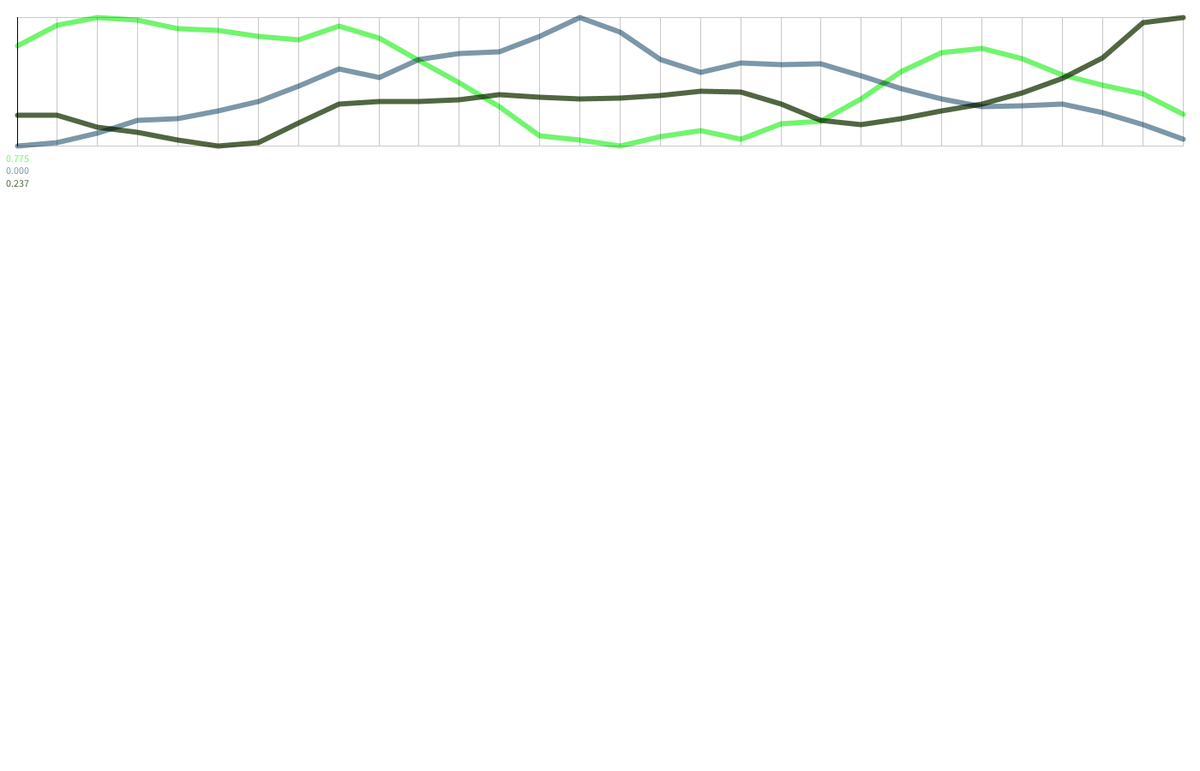
Frame 1 (no input)
Frame 60 (the mouse pressed at the canvas centre just before this capture): identical to frame 1, image omitted
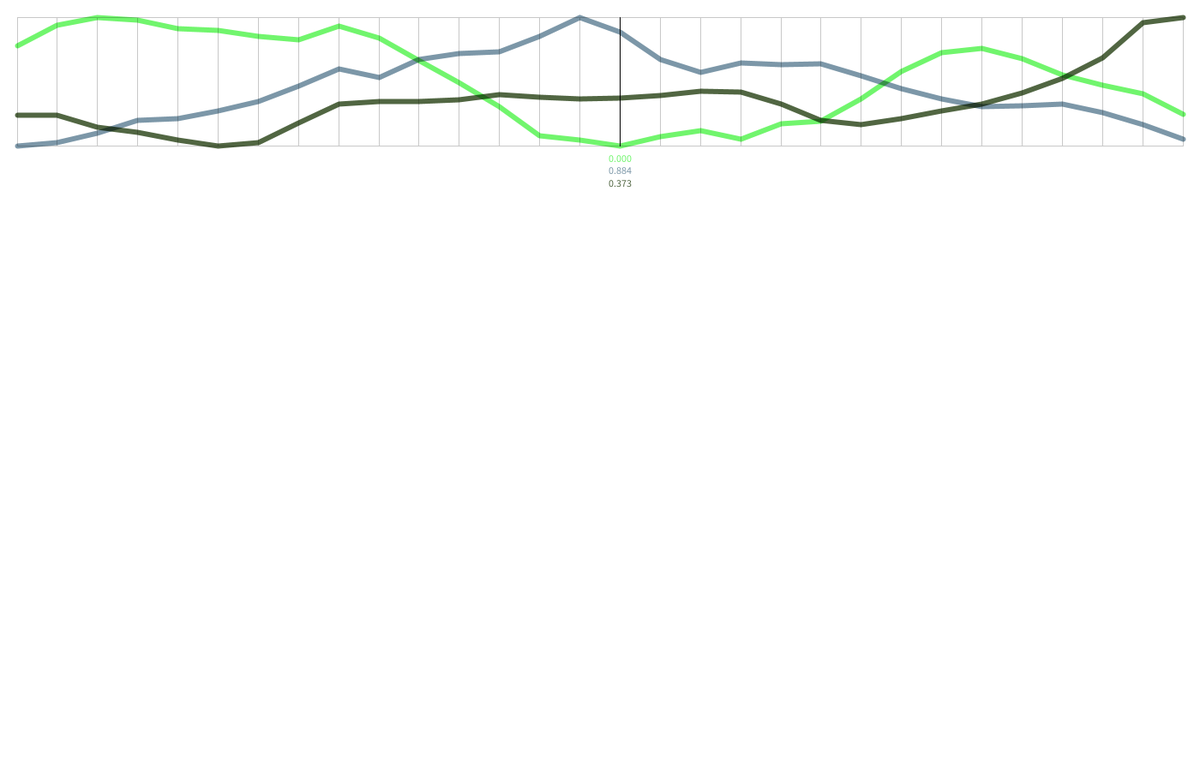
Frame 120 (the mouse held since frame 60 and released just before this capture)

The Processing sketch that drew these frames (run headless with seeded random() and noise(); from frame 60 on, the mouse is pressed at the canvas centre):

// Processing sketch: DataMappingExplorer
// ── DataMappingExplorer.pde
GlyphModel gm = new GlyphModel();
TestDataset td = new TestDataset(3, 30);

void settings() {
  size(1400, 900);
  smooth(8);
}

void setup() {
  frameRate(60);
  surface.setResizable(true);
}

void draw() {
  background(255);
  
  td.preview(getGraphics(), 20, 20, width - 40, 150);
  
  int selectedRow = round(constrain(map(mouseX, 20, width - 20, 0, 1), 0, 1) * (td.numRows - 1));
  float rowW = (width - 40) / float(td.numRows - 1);
  float lineX = 20 + rowW * selectedRow;
  stroke(0);
  line(lineX, 20, lineX, 170);
  
  Float[] selectedValues = td.getRowNormalised(selectedRow);
  textAlign(CENTER, TOP);
  for (int col = 0; col < td.numCols; col++) {
    fill(td.colours[col]);
    text(nf(selectedValues[col], 0, 3), lineX, 180 + col * g.textSize * 1.2);
  }
  
  gm.draw(getGraphics(), mouseX, mouseY, 200, selectedValues);
}

void keyReleased() {
  if (key == 'd') {
    td = new TestDataset(3, 30);
  }
}

// ── Model.pde
class GlyphModel {

  // Array with the names of the attributes
  final String[] attrsNames = {
    "colour_bg", // colour of background
    "num_squares", // number of squares
    "opacity_squares", // opacity of squares
    // ...
  };

  GlyphModel() {
  }

  /**
   * Draws the glyph based on the given values.
   * The input values for the attributes vary between 0 and 1, or null.
   * When an attribute value is null, a default graphic option is used.
   */
  void draw(PGraphics pg, float x, float y, float dim, Float[] attrsValues) {
    // Create hashmap containing the pair name-value of each attribute
    HashMap<String, Float> attrs = new HashMap<String, Float>();
    for (int i = 0; i < attrsNames.length; i++) {
      attrs.put(attrsNames[i], attrsValues[i]);
    }
    
    pg.push();
    println(attrs.get("colour_bg"));
    // TODO draw glyph here
    pg.pop();
  }
  
  /**
   * Returns the number of attributes.
   */
  int getNumAttrs() {
    return attrsNames.length;
  }
}

// ── Test.pde
class TestDataset {

  int numCols;
  int numRows;
  float[][] data;
  float[] minPerCol;
  float[] maxPerCol;
  color[] colours;

  TestDataset(int numCols, int numRows) {
    this.numCols = numCols;
    this.numRows = numRows;
    data = new float[numCols][numRows];
    minPerCol = new float[numCols];
    maxPerCol = new float[numCols];
    colours = new color[numCols];
    for (int col = 0; col < numCols; col++) {
      float xoff = random(1000);
      minPerCol[col] = Float.POSITIVE_INFINITY;
      maxPerCol[col] = Float.NEGATIVE_INFINITY;
      for (int row = 0; row < data[col].length; row++) {
        float value = noise(xoff) * 100;
        data[col][row] = value;
        minPerCol[col] = min(minPerCol[col], value);
        maxPerCol[col] = max(maxPerCol[col], value);
        xoff = xoff + .1;
      }
      colours[col] = color(random(64, 255), random(64, 255), random(64, 255));
    }
  }

  void preview(PGraphics pg, float x, float y, float w, float h) {
    pg.push();
    pg.noFill();
    pg.stroke(200);
    pg.strokeWeight(1);
    pg.rect(x, y, w, h);

    for (int row = 0; row < numRows; row++) {
      float markX = map(row, 0, numRows - 1, x, x + w);
      pg.line(markX, y, markX, y + h);
    }

    pg.blendMode(MULTIPLY);
    pg.strokeWeight(6);
    for (int col = 0; col < numCols; col++) {
      pg.stroke(colours[col]);
      pg.beginShape();
      for (int row = 0; row < numRows; row++) {
        float pointX = map(row, 0, numRows - 1, x, x + w);
        float pointY = map(data[col][row], minPerCol[col], maxPerCol[col], y + h, y);
        pg.vertex(pointX, pointY);
      }
      pg.endShape();
    }
    pg.pop();
  }
  
  Float[] getRowNormalised(int indexRow) {
    Float[] output = new Float[numCols];
    for (int col = 0; col < numCols; col++) {
      output[col] = map(data[col][indexRow], minPerCol[col], maxPerCol[col], 0, 1);
    }
    return output;
  }
}
